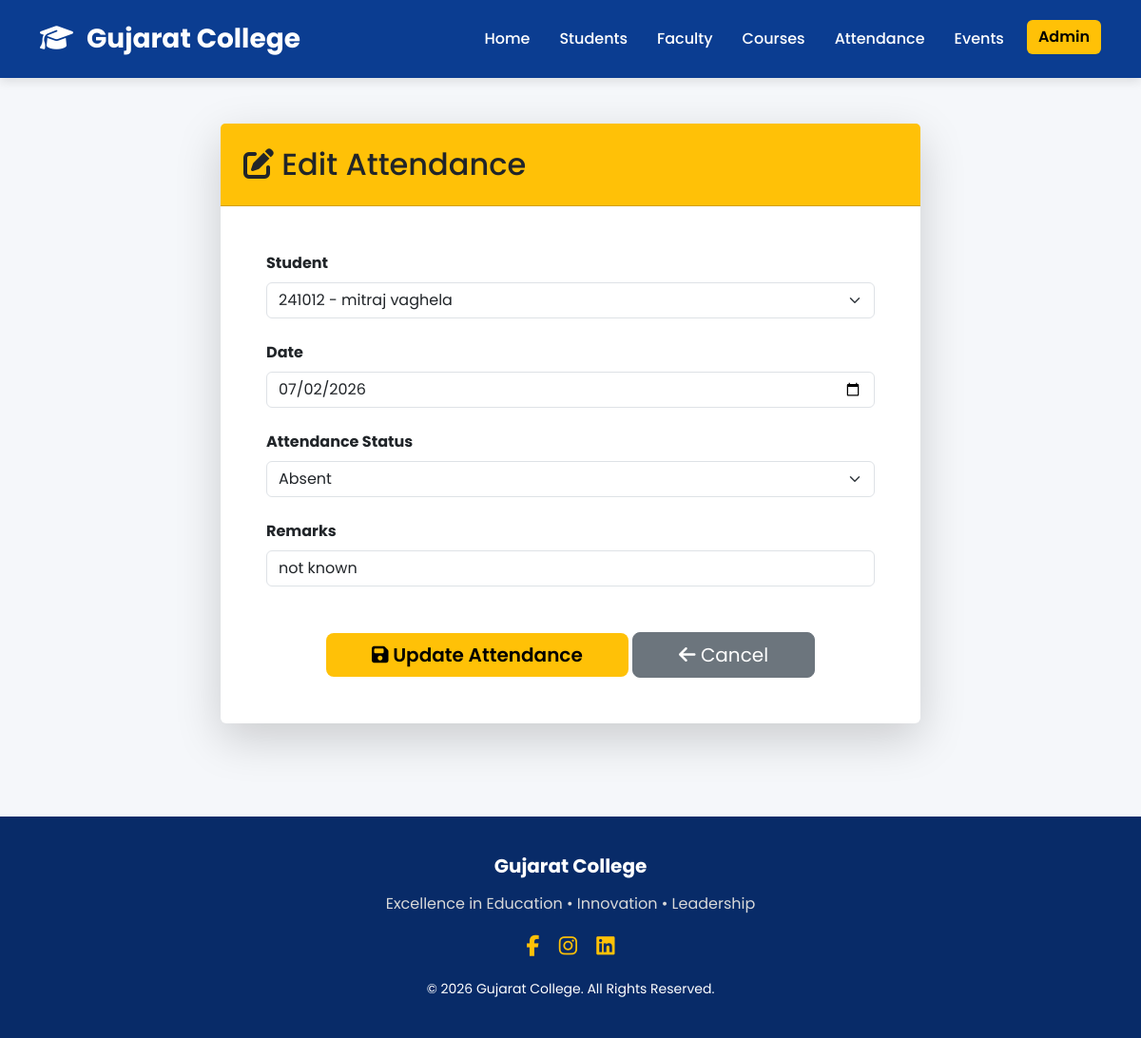
Screenshot of /attendance/2/edit/ (signed in) with the database file from the repository.
### students/models.py (models this page shows)
class Student(models.Model):
    GENDER_CHOICES = (
        ("Male", "Male"),
        ("Female", "Female"),
        ("Other", "Other"),
    )
    student_id = models.CharField(
        max_length=20,
        unique=True
    )
    first_name = models.CharField(
        max_length=100
    )
    last_name = models.CharField(
        max_length=100
    )
    email = models.EmailField(
        unique=True
    )
    phone = models.CharField(
        max_length=15
    )
    gender = models.CharField(
        max_length=10,
        choices=GENDER_CHOICES
    )
    date_of_birth = models.DateField()
    address = models.TextField()
    course = models.CharField(
        max_length=100
    )
    semester = models.IntegerField()
    admission_date = models.DateField()
    photo = models.ImageField(
        upload_to="students/",
        blank=True,
        null=True
    )
    created_at = models.DateTimeField(
        auto_now_add=True
    )
    updated_at = models.DateTimeField(
        auto_now=True
    )
    class Meta:
        ordering = ["student_id"]
    def __str__(self):
        return f"{self.student_id} - {self.first_name} {self.last_name}"

### attendance/models.py (models this page shows, shortened)
class Attendance(models.Model):
    STATUS_CHOICES = (
        ("Present", "Present"),
        ("Absent", "Absent"),
        ("Leave", "Leave"),
    )
    student = models.ForeignKey(
        Student,
        on_delete=models.CASCADE
    )
    date = models.DateField()
    status = models.CharField(
        max_length=10,
        choices=STATUS_CHOICES
    )
    remarks = models.CharField(
        max_length=200,
        blank=True
    )
    created_at = models.DateTimeField(
        auto_now_add=True
    )
    class Meta:
        ordering = ["-date"]

### attendance/views.py (the view)
@login_required(login_url="login")
def edit_attendance(request, pk):
    attendance = get_object_or_404(
        Attendance,
        pk=pk
    )
    if request.method == "POST":
        form = AttendanceForm(
            request.POST,
            instance=attendance
        )
        if form.is_valid():
            form.save()
            messages.success(
                request,
                "Attendance Updated Successfully."
            )
            return redirect("attendance_list")
    else:
        form = AttendanceForm(
            instance=attendance
        )
    return render(
        request,
        "attendance/edit_attendance.html",
        {
            "form": form,
            "attendance": attendance
        }
    )

### attendance/forms.py
class AttendanceForm(forms.ModelForm):
    class Meta:
        model = Attendance
        fields = "__all__"
        widgets = {
            "student": forms.Select(
                attrs={
                    "class": "form-select"
                }
            ),
            "date": forms.DateInput(
                attrs={
                    "class": "form-control",
                    "type": "date"
                }
            ),
            "status": forms.Select(
                attrs={
                    "class": "form-select"
                }
            ),
            "remarks": forms.TextInput(
                attrs={
                    "class": "form-control"
                }
            ),
        }

### templates/attendance/edit_attendance.html (shortened to what this page needs)
{% extends 'base.html' %}
{% block content %}
<div class="container py-5">
    <div class="row justify-content-center">
        <div class="col-lg-8">
            <div class="card shadow-lg border-0">
                <div class="card-header bg-warning text-dark p-4">
                    <h2 class="mb-0">
                        <i class="fas fa-edit"></i>
                        Edit Attendance
                    </h2>
                </div>
                <div class="card-body p-5">
                    <form method="POST">
                        <div class="mb-4">
                            <label class="form-label fw-bold">
                                Student
                            </label>
                            {{ form.student }}
                        </div>
                        <div class="mb-4">
                            <label class="form-label fw-bold">
                                Date
                            </label>
                            {{ form.date }}
                        </div>
                        <div class="mb-4">
                            <label class="form-label fw-bold">
                                Attendance Status
                            </label>
                            {{ form.status }}
                        </div>
                        <div class="mb-4">
                            <label class="form-label fw-bold">
                                Remarks
                            </label>
                            {{ form.remarks }}
                        </div>
                        <div class="text-center mt-5">
                            <button
                                type="submit"
                                class="btn btn-warning btn-lg px-5">
                                <i class="fas fa-save"></i>
                                Update Attendance
                            </button>
                            <a
                                href="{% url 'attendance_list' %}"
                                class="btn btn-secondary btn-lg px-5">
                                <i class="fas fa-arrow-left"></i>
                                Cancel
                            </a>
                        </div>
                    </form>
                </div>
            </div>
        </div>
    </div>
</div>
{% endblock %}

### static/css/style.css (style rules this page uses)
* { margin:0; padding:0; box-sizing:border-box; font-family:'Poppins',sans-serif; }
body { background:#f5f7fa; color:#333; }
.btn-warning { background:#ffc107; border:none; color:#000; font-weight:600; }

### rows the page displays
Student: student "241012 - mitraj vaghela"
Attendance: date "07/02/2026", status "Absent", remarks "not known"
